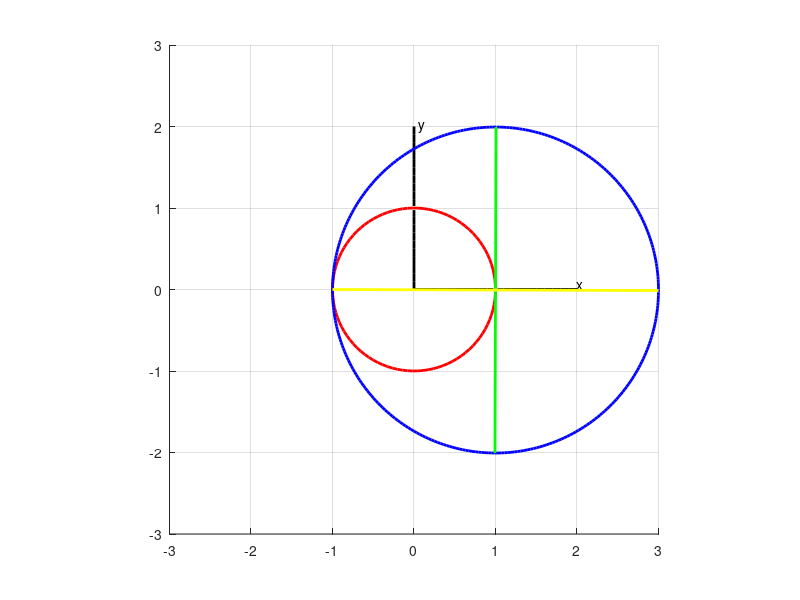

The MATLAB script that drew this image:
% Plot moving 2D gear set
% Mengtang Li
% Mar 30
clear; clf; close all;

figure('OuterPosition', [50 50 1000 1000]);
grid minor; grid on; hold on;
% plot axes
xaxis_x = 0:0.1:2;
xaxis_y = zeros(1,size(xaxis_x,2));

yaxis_x = zeros(1,size(xaxis_x,2));
yaxis_y = 0:0.1:2;

xlim([-3 3]); ylim([-3 3]);

plot(xaxis_x,xaxis_y,'k','linewidth',2);
grid on; grid minor; hold on;
plot(yaxis_x,yaxis_y,'k','linewidth',2);
% legend('x-axis', 'y-axis', 'z-axis');
text(2.0,0.05,'x');
text(0.05,2.0,'y');
daspect([1 1 1]);

alpha = pi/6;
beta = pi/6;
R = 1;
L = 2;
angle = 0:0.02:2*pi;
n = size(angle,2);
x_record = zeros(1,n);
y_record = zeros(1,n);

circle1 = viscircles([0 0], R);

for i = 1:1:n
    wt = angle(i);
    %     A = [ cos(wt)/(cos(wt)^2 + sin(wt)^2),  sin(wt)/(cos(wt)^2 + sin(wt)^2);
    %         -sin(wt)/(cos(wt)^2 + sin(wt)^2),  cos(wt)/(cos(wt)^2 + sin(wt)^2);];
    
    A = [ cos(wt),  sin(wt);
        -sin(wt),  cos(wt);]; % bigger gear also rotates
    
    %     A = [1 0; 0 1]; % bigger gear doesnt rotate
    
    R_x = R*cos(2*wt);
    R_y = R*sin(2*wt);
    
    theta = 0:0.02:2*pi;
    rho_x = 2*R*(-sin(theta)*A(1,1)+cos(theta)*A(2,1));
    rho_y = 2*R*(-sin(theta)*A(1,2)+cos(theta)*A(2,2));
    
    rho_x1 = 2*R*(-sin(0)*A(1,1)+cos(0)*A(2,1));
    rho_y1 = 2*R*(-sin(0)*A(1,2)+cos(0)*A(2,2));
    rho_x2 = 2*R*(-sin(pi/2)*A(1,1)+cos(pi/2)*A(2,1));
    rho_y2 = 2*R*(-sin(pi/2)*A(1,2)+cos(pi/2)*A(2,2));
    rho_x3 = 2*R*(-sin(pi)*A(1,1)+cos(pi)*A(2,1));
    rho_y3 = 2*R*(-sin(pi)*A(1,2)+cos(pi)*A(2,2));
    rho_x4 = 2*R*(-sin(3*pi/2)*A(1,1)+cos(3*pi/2)*A(2,1));
    rho_y4 = 2*R*(-sin(3*pi/2)*A(1,2)+cos(3*pi/2)*A(2,2));
    
    r_x = R_x + rho_x;
    r_y = R_y + rho_y;
    
    r_x1 = R_x + rho_x1;
    r_y1 = R_y + rho_y1;
    r_x2 = R_x + rho_x2;
    r_y2 = R_y + rho_y2;
    r_x3 = R_x + rho_x3;
    r_y3 = R_y + rho_y3;
    r_x4 = R_x + rho_x4;
    r_y4 = R_y + rho_y4;
    
    plotcircle = plot(r_x,r_y,'b','linewidth',2);
    plotline1 = plot([r_x1; r_x3], [r_y1; r_y3], 'g','linewidth',2);
    plotline2 = plot([r_x2; r_x4], [r_y2; r_y4], 'y','linewidth',2);
    
    pause(0.1);
    if (i < n)
        delete(plotcircle);
        delete(plotline1);
        delete(plotline2);
    end
    
end
